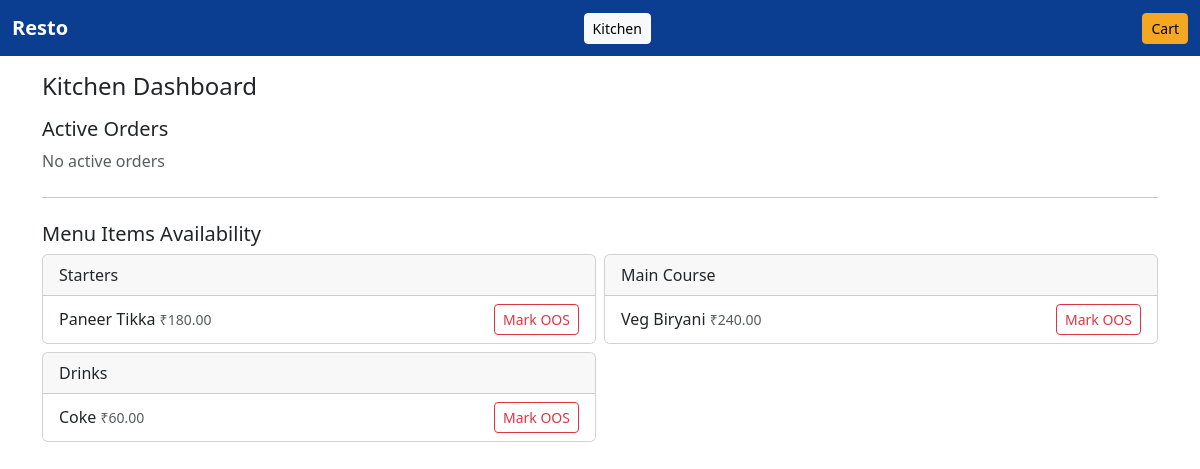
/kitchen/ (signed in), run on an earlier commit of the app's database.
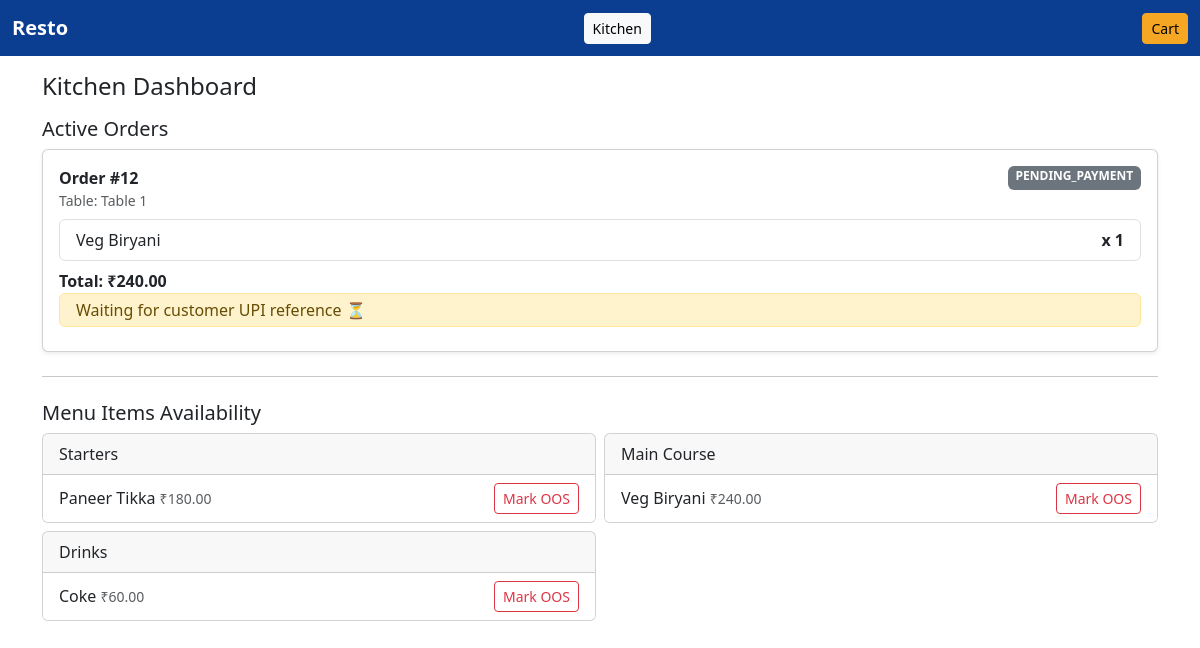
And on a later commit of the database.
### billingapp/models.py (models this page shows, shortened)
class MenuCategory(models.Model):
    name = models.CharField(max_length=100, unique=True)
    sort_order = models.PositiveIntegerField(default=0)
    class Meta:
        ordering = ["sort_order", "name"]

class MenuItem(models.Model):
    category = models.ForeignKey(MenuCategory, on_delete=models.CASCADE, related_name="items")
    name = models.CharField(max_length=200)
    price = models.DecimalField(max_digits=10, decimal_places=2)
    is_available = models.BooleanField(default=True)
    sort_order = models.PositiveIntegerField(default=0)
    class Meta:
        unique_together = ("category", "name")
        ordering = ["category__sort_order", "category__name", "sort_order", "name"]

class Order(models.Model):
    STATUS_CHOICES = [
        ("pending_payment", "Pending Payment"),
        ("paid", "Paid"),
        ("accepted", "Accepted by Kitchen"),
        ("preparing", "Preparing"),
        ("served", "Served"),
        ("cancelled", "Cancelled"),
    ]
    table = models.ForeignKey(Table, on_delete=models.PROTECT, related_name="orders")
    status = models.CharField(max_length=20, choices=STATUS_CHOICES, default="pending_payment")
    created_at = models.DateTimeField(auto_now_add=True)
    updated_at = models.DateTimeField(auto_now=True)
    payment_id = models.CharField(max_length=200, blank=True)  # gateway id later
    amount = models.DecimalField(max_digits=10, decimal_places=2, null=True, blank=True)
    payment_reference = models.CharField(max_length=100, blank=True, default=None, null=True,unique=True)

class Table(models.Model):
    name = models.CharField(max_length=50, unique=True)
    token = models.CharField(max_length=24, unique=True, editable=False, db_index=True)
    is_active = models.BooleanField(default=True)

class OrderItem(models.Model):
    order = models.ForeignKey(Order, on_delete=models.CASCADE, related_name="items")
    item = models.ForeignKey(MenuItem, on_delete=models.PROTECT)
    qty = models.PositiveIntegerField(default=1)
    class Meta:
        unique_together = ("order", "item")

### billingapp/views.py (the view)
# urls.py: path('kitchen/', views.kitchen_dashboard, name='kitchen_dashboard'),
@user_passes_test(is_staff_or_super)
def kitchen_dashboard(request):
    orders = Order.objects.exclude(status__in=["served", "cancelled"]).order_by("created_at")
    categories = MenuCategory.objects.prefetch_related("items").all()
    return render(request, "billingapp/kitchen_dashboard.html", {
        "orders": orders,
        "categories": categories
    })

### billingapp/views.py (called while the page is built)
def is_staff_or_super(user):
    return user.is_authenticated and (user.is_staff or user.is_superuser)

### billingapp/templates/billingapp/kitchen_dashboard.html (shortened to what this page needs)
{% extends "billingapp/base.html" %}
{% block content %}
<h4>Kitchen Dashboard</h4>
<h5 class="mt-3 mb-2">Active Orders</h5>
{% if orders %}
  {% for order in orders %}
    <div class="card mb-3 shadow-sm">
      <div class="card-body">
        <div class="d-flex justify-content-between">
          <strong>Order #{{ order.id }}</strong>
          <span class="badge bg-secondary text-uppercase">{{ order.status }}</span>
        </div>
        <div class="small text-muted mb-2">
          Table: {{ order.table.name }}
        </div>
        <ul class="list-group mb-2">
          {% for row in order.items.all %}
          <li class="list-group-item d-flex justify-content-between">
            <span>{{ row.item.name }}</span>
            <span class="fw-bold">x {{ row.qty }}</span>
          </li>
          {% endfor %}
        </ul>
        <div class="mt-2 fw-bold">Total: ₹{{ order.amount }}</div>
        {% if order.status == "pending_payment" %}
          {% if order.payment_reference %}
            <div class="alert alert-info py-1 mb-2">
              <strong>UTR:</strong> {{ order.payment_reference }}
            </div>
            <form action="{% url 'verify_payment' order.id %}" method="post" class="d-grid mb-2">
              {% csrf_token %}
              <button class="btn btn-success btn-sm">✅ Verify Payment</button>
            </form>
          {% else %}
            <div class="alert alert-warning py-1 mb-2">
              Waiting for customer UPI reference ⏳
            </div>
          {% endif %}
        {% endif %}
      </div>
    </div>
  {% endfor %}
{% else %}
  <p class="text-muted mb-4">No active orders</p>
{% endif %}
<hr class="my-4">
<h5>Menu Items Availability</h5>
<div class="row row-cols-1 row-cols-md-2 g-2">
  {% for cat in categories %}
  <div class="col">
    <div class="card">
      <div class="card-header">{{ cat.name }}</div>
      <ul class="list-group list-group-flush">
        {% for it in cat.items.all %}
        <li class="list-group-item d-flex justify-content-between align-items-center">
          <span>
            {{ it.name }} <small class="text-muted">₹{{ it.price }}</small>
          </span>
          <form method="post" action="{% url 'toggle_item_availability' it.id %}">
            {% if it.is_available %}
              <button class="btn btn-sm btn-outline-danger">Mark OOS</button>
            {% else %}
              <button class="btn btn-sm btn-outline-success">Mark Available</button>
            {% endif %}
          </form>
        </li>
        {% endfor %}
      </ul>
    </div>
  </div>
  {% endfor %}
</div>
{% endblock %}

What changed in the data, as far as the page shows it:
added Order: id "12", status "PENDING_PAYMENT", table.name "Table 1", amount "240.00", shows "Waiting for customer UPI reference ⏳"
added OrderItem: item.name "Veg Biryani", qty "1"
Also different on the page:
text no longer shown: "No active orders"
